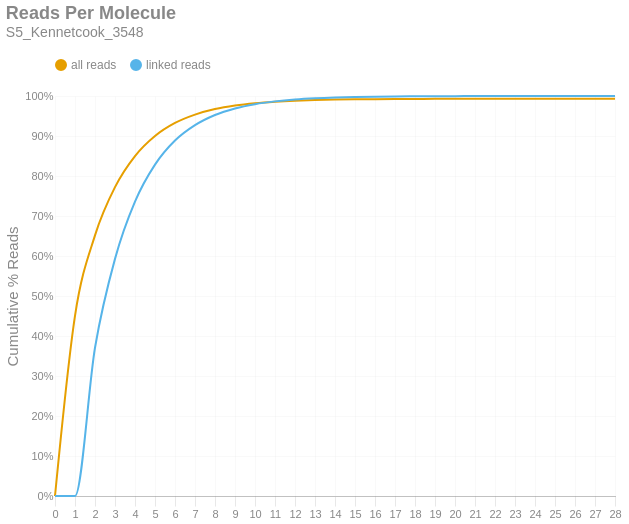

Write notebook code for a chart like this one.
### Markdown cell above
### Reads per Molecule
This chart shows the cumulative distribution of the number of reads per linked molecule. That is, how many alignments are associated with a unique molecule. This excludes the number of reads associated with invalid or absent linked-read barcodes. The `linked` histogram is the percentages recalculated when disregarding singletons.

### Code cell
if SKIPLR:
    print_html(f"Skipped")
else:
    counts = np.bincount(valids['reads'].cast(pl.Int64).to_numpy())
    weighted = counts * np.arange(len(counts))
    all_perc = weighted / n_reads
    linked_perc = weighted / n_linked_reads
    linked_perc[1] = 0
    binned_df = pl.DataFrame({
        'readsper': list(range(len(counts))),
        'all reads (cumsum)': np.cumsum(all_perc).tolist(),
        'linked reads (cumsum)': np.cumsum(linked_perc).tolist(),
    })

    with SafeRender(binned_df):
        (
            density_plot(binned_df, 'Reads Per Molecule', samplename, 'readspmol')
            .encode(
                x=alt.X('readsper:O', title=None).axis(labelAngle=0).scale(padding=0),
                y=alt.Y('value:Q', title='Cumulative % Reads').axis(format='%').stack(False),
                color=alt.Color("key:N").scale(domain=["all reads", "linked reads"]),
                tooltip=[
                    alt.Tooltip("key:N", title="Data Type"),
                    alt.Tooltip("readsper:O", title="Reads Per Molecule"),
                    alt.Tooltip("value:Q", format=".2%", title="% Reads (Cum.)")
                ]            
            )
        ).display()

### Figure 1 — Vega-Lite specification as saved in the notebook (floating-point values rounded to 4 significant figures)
{"width": "container", "height": 400, "config": {"title": {"anchor": "start", "dy": -15, "fontSize": 18, "color": "#888888", "subtitleColor": "#888888", "subtitleFontSize": 14}, "arc": {"fill": "#0072B2"}, "axis": {"domainColor": "#888888", "domainWidth": 0.5, "gridWidth": 0.2, "grid": false, "titleFontWeight": 400, "titleFontSize": 15, "labelFontSize": 11, "labelColor": "#888888", "tickColor": "#888888", "tickWidth": 0.2, "titleColor": "#888888"}, "axisBand": {"grid": false}, "axisX": {"grid": true, "tickSize": 10, "domainCap": "round"}, "axisY": {"domain": false, "grid": true, "tickSize": 0, "domainCap": "round"}, "background": "transparent", "header": {"labelFontSize": 15, "labelColor": "#888888", "titleFontSize": 15, "titleFontWeight": 600, "titleColor": "#888888"}, "legend": {"labelFont": "sans-serif", "labelFontSize": 12, "labelColor": "#888888", "symbolSize": 100, "symbolType": "circle", "titleFontSize": 12, "titlePadding": 10, "titleColor": "#888888", "title": null, "orient": "top"}, "range": {"category": ["#E69F00", "#56B4E9", "#009E73", "#F0E442", "#0072B2", "#D55E00", "#CC79A7", "#000000"], "diverging": ["#cfe8f3", "#a2d4ec", "#73bfe2", "#46abdb", "#1696d2", "#12719e"]}, "area": {"fill": "#0072B2", "fillOpacity": 0.7, "line": true, "strokeOpacity": 0.7}, "line": {"color": "#0072B2", "stroke": "#0072B2", "strokeWidth": 2}, "trail": {"color": "#0072B2", "stroke": "#0072B2", "strokeWidth": 0, "size": 1}, "point": {"filled": true, "fillOpacity": 1.0, "size": 95}, "text": {"color": "#888888", "fontSize": 11, "align": "right", "fontWeight": 400, "size": 11}, "bar": {"fill": "#0072B2", "stroke": null}, "view": {"stroke": null, "continuousWidth": 660, "continuousHeight": 400}}, "data": {"name": "data-63bf195071bfa5feccd2e6ea8d260439"}, "mark": {"type": "line", "interpolate": "monotone", "point": {"opacity": 0, "size": 275}}, "encoding": {"color": {"field": "key", "scale": {"domain": ["all reads", "linked reads"]}, "type": "nominal"}, "tooltip": [{"field": "key", "title": "Data Type", "type": "nominal"}, {"field": "readsper", "title": "Reads Per Molecule", "type": "ordinal"}, {"field": "value", "format": ".2%", "title": "% Reads (Cum.)", "type": "quantitative"}], "x": {"axis": {"labelAngle": 0}, "field": "readsper", "scale": {"padding": 0}, "title": null, "type": "ordinal"}, "y": {"axis": {"format": "%"}, "field": "value", "stack": false, "title": "Cumulative % Reads", "type": "quantitative"}}, "params": [{"name": "param_c36ac31b6afebe62", "select": {"type": "point", "fields": ["key"]}, "bind": "legend"}], "title": {"text": "Reads Per Molecule", "subtitle": "S5_Kennetcook_3548"}, "transform": [{"fold": ["all reads (cumsum)", "linked reads (cumsum)"]}, {"calculate": "replace(datum.key, ' (cumsum)', '')", "as": "key"}, {"filter": {"param": "param_c36ac31b6afebe62"}}], "usermeta": {"embedOptions": {"downloadFileName": "S5_Kennetcook_3548.readspmol"}}, "$schema": "https://vega.github.io/schema/vega-lite/v6.1.0.json", "datasets": {"data-63bf195071bfa5feccd2e6ea8d260439": [{"readsper": 0, "all reads (cumsum)": 0.0, "linked reads (cumsum)": 0.0}, {"readsper": 1, "all reads (cumsum)": 0.4505, "linked reads (cumsum)": 0.0}, {"readsper": 2, "all reads (cumsum)": 0.6516, "linked reads (cumsum)": 0.3707}, {"readsper": 3, "all reads (cumsum)": 0.7722, "linked reads (cumsum)": 0.5928}, {"readsper": 4, "all reads (cumsum)": 0.8498, "linked reads (cumsum)": 0.7358}, {"readsper": 5, "all reads (cumsum)": 0.9, "linked reads (cumsum)": 0.8283}, {"readsper": 6, "all reads (cumsum)": 0.9326, "linked reads (cumsum)": 0.8885}, {"readsper": 7, "all reads (cumsum)": 0.9536, "linked reads (cumsum)": 0.9271}, {"readsper": 8, "all reads (cumsum)": 0.9674, "linked reads (cumsum)": 0.9526}, {"readsper": 9, "all reads (cumsum)": 0.9762, "linked reads (cumsum)": 0.9689}, {"readsper": 10, "all reads (cumsum)": 0.982, "linked reads (cumsum)": 0.9796}, {"readsper": 11, "all reads (cumsum)": 0.9858, "linked reads (cumsum)": 0.9865}, {"readsper": 12, "all reads (cumsum)": 0.9883, "linked reads (cumsum)": 0.9912}, {"readsper": 13, "all reads (cumsum)": 0.99, "linked reads (cumsum)": 0.9942}, {"readsper": 14, "all reads (cumsum)": 0.9911, "linked reads (cumsum)": 0.9962}, {"readsper": 15, "all reads (cumsum)": 0.9917, "linked reads (cumsum)": 0.9974}, {"readsper": 16, "all reads (cumsum)": 0.9922, "linked reads (cumsum)": 0.9983}, {"readsper": 17, "all reads (cumsum)": 0.9925, "linked reads (cumsum)": 0.9988}, {"readsper": 18, "all reads (cumsum)": 0.9927, "linked reads (cumsum)": 0.9992}, {"readsper": 19, "all reads (cumsum)": 0.9928, "linked reads (cumsum)": 0.9995}, {"readsper": 20, "all reads (cumsum)": 0.9929, "linked reads (cumsum)": 0.9997}, {"readsper": 21, "all reads (cumsum)": 0.993, "linked reads (cumsum)": 0.9998}, {"readsper": 22, "all reads (cumsum)": 0.993, "linked reads (cumsum)": 0.9999}, {"readsper": 23, "all reads (cumsum)": 0.993, "linked reads (cumsum)": 0.9999}, {"readsper": 24, "all reads (cumsum)": 0.9931, "linked reads (cumsum)": 0.9999}, {"readsper": 25, "all reads (cumsum)": 0.9931, "linked reads (cumsum)": 1.0}, {"readsper": 26, "all reads (cumsum)": 0.9931, "linked reads (cumsum)": 1.0}, {"readsper": 27, "all reads (cumsum)": 0.9931, "linked reads (cumsum)": 1.0}, {"readsper": 28, "all reads (cumsum)": 0.9931, "linked reads (cumsum)": 1.0}]}}
